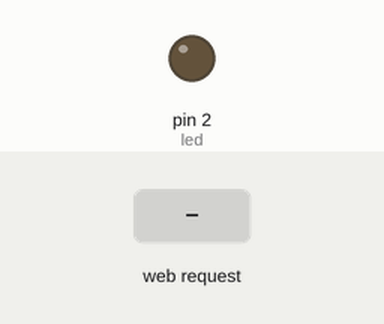
Bench run of a program on a simulated MicroPython board. Parts: output pins drawn as LEDs (lit = HIGH). The test bench sets the inputs (shaded band). WiFi joins after 1.5 s; what the program prints to the serial console is not drawn.

Above: at 2.7 s.
2.8 s: HTTP request GET /?led=on received
At 3.3 s:
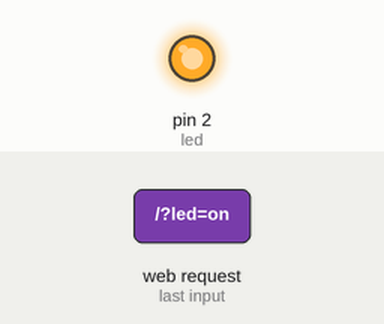
4.3 s: HTTP request GET /?led=off received
At 5.6 s:
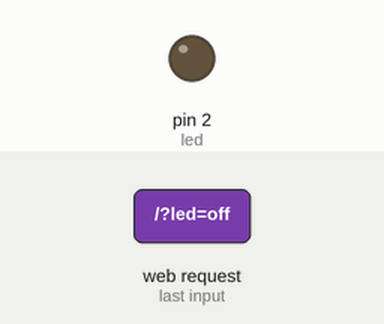
Timing chart, 0 to 7.3 s (numbered marks = the images above; inputs shaded):
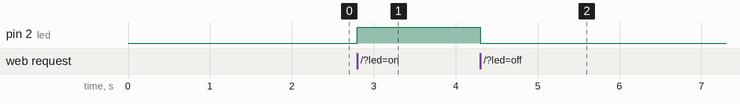

The program:

https.py
```python
import network
from machine import Pin
import socket

led = Pin(2, Pin.OUT)

# 連接Wi-Fi
wlan = network.WLAN(network.STA_IF)
wlan.active(True)
wlan.connect('KSCU1-1', '25971684')

while not wlan.isconnected():
    pass
print('network is connected:', wlan.ifconfig())
# TEST
# 建立HTTP伺服器
addr = socket.getaddrinfo('0.0.0.0', 80)[0][-1]
s = socket.socket()
s.bind(addr)
s.listen(1)

print('伺服器啟動中...')

while True:
    cl, addr = s.accept()
    print('connected from', addr)
    request = cl.recv(1024)
    request = str(request)
    if '/?led=on' in request:
        led.on()
    elif '/?led=off' in request:
        led.off()
    response = """\
    HTTP/1.1 200 OK

    <html>
    <body>
    <h1>LED Panel this is https.py</h1>
    <a href="/?led=on">Open Led</a><br>
    <a href="/?led=off">Close Led</a>
    </body>
    </html>
    """
    cl.send(response)
    cl.close()
```

Measured:
- after the input at 2.8 s, pin 2 (led): LOW → HIGH at once
- after the input at 4.3 s, pin 2 (led): HIGH → LOW at once
